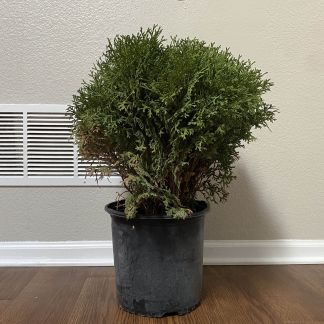
#> input picture software/computer vision/image324x324inside.jpg, 324 x 324 px
$ python -i create_outline.py   (imports and definitions only)
#> lines starting #> are read from the running program, lines starting #| are printed output that depends on the picture; after the words box and inside, x2 and y2 are one past the last pixel; in counts of white or black regions, pixels touching at a corner belong together
#> further down, picture is the input picture: PIL image 324x324 RGB; mean R, G, B 132.2, 127.3, 112.9
from PIL import Image
import colorsys
import numpy as np
import matplotlib.pyplot as plt

from matplotlib import colormaps as cm
from matplotlib.path import Path

def create_outline(img):
    # VALUES TO TWEAK: lowest & highest hue, lowest sat, contour "levels" arg

    cmap = cm.get_cmap('plasma')

    map = np.zeros((img.width, img.height))

    reference_hue = 100 # green = 120 degrees, yellow = 60 degrees in hsv

    lowest_hue = -70
    highest_hue = 70
    lowest_hue = np.deg2rad(lowest_hue)
    highest_hue = np.deg2rad(highest_hue)

    lowest_sat = .12
    lowest_val = 0 # value filtering included, but not used

    for x in range(img.width):
        for y in range(img.height):
            r, g, b = img.getpixel((x, y))
            h, s, v = colorsys.rgb_to_hsv(r,g,b)
            h = h * 360 - reference_hue # center hue values to green
            h = np.deg2rad(h)

            if(lowest_hue < h < highest_hue):
                excess_green = np.cos(h) # cos allows looping hue range with 'greeness' between -1 and 1
            else:
                excess_green = 0 # filter weak greens
            if(s < lowest_sat or v < lowest_val):
                excess_green = 0 # filter weak saturation (background)

            map[x, y] = excess_green
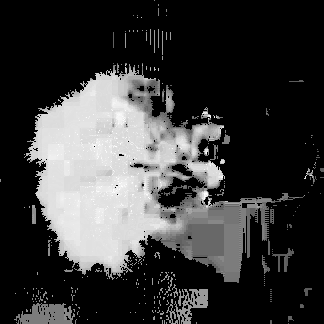
#> map: shape (324, 324) float64; min 0, max 1, mean 0.228

    # Normalize and reorient
    map = map/np.max(map)
    map = map.T
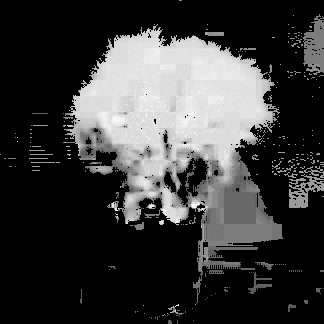
#> map: shape (324, 324) float64; min 0, max 1, mean 0.228

    # # DEBUG: HEAT MAP OF GREENESS
    # Show map
    # map_colored = (cmap(map)[:, :, :3]*255).astype(np.uint8)
    # map_img = Image.fromarray(map_colored, 'RGB')
    # map_img.show()

    # create contour "outline"
    contour = plt.contour(map, levels=[.2], origin='image') #best: levels=[.2]
    paths = contour.get_paths()
#> paths = 1 item
    path = paths[0] # each entry contains paths for each level (only one used)

    # Convert path data to numpy arrays
    points = []
    ops = []
    for vertices, code in path.iter_segments():
        points.append(vertices)
        ops.append(code)
#> this loop made 8411 passes
#> (vertices, code) on passes 1 to 3: ([182.1, 323.5], 1), ([181.5, 322.9], 2), ([180.5, 322.9], 2)
#> after the loop, ops = 8411 values, max 79 at index 730, min 1 at index 0, mean 5.72; points = 8411 pairs, first value 0.5 to 323.5, second value 0.5 to 323.5
    points = np.array(points)
    ops = np.array(ops)

    # Determine longest path (SHOULD result in plant 'outline')
    length = 0
    max_length = 0
    start_index = 0
    i = 0
    for vertices, code in path.iter_segments():

        length = length + 1

        if code == 1: # MOVETO = np.uint(1) (denotes new contour line)
            index = i

        if code == 79 or code == 1: # CLOSEPOLY = np.uint8(79) (denotes end of contour line)
            length = 0
        if length > max_length:
            max_length = length
            start_index = index

        i = i + 1
#> this loop made 8411 passes
#> (vertices, code, start_index) on passes 2, 3, 4, 5, 11, 12, 13, 14, 34, 35, 36, 37: ([181.5, 322.9], 2, 0), ([180.5, 322.9], 2, 0), ([179.5, 322.9], 2, 0), ([178.9, 323.5], 2, 0), ([320.5, 304.1], 2, 5), ([321.5, 304.1], 2, 5), ([322.5, 304.1], 2, 5), ([323.5, 304.1], 2, 5), ([317.1, 250.5], 2, 24), ([317.1, 249.5], 2, 24), ([316.5, 248.9], 2, 24), ([315.5, 248.9], 2, 24)
#> (vertices, code) on passes 1, 6, 7, 8, 9, 10: ([182.1, 323.5], 1), ([323.5, 304.9], 1), ([322.5, 304.9], 2), ([321.5, 304.9], 2), ([320.5, 304.9], 2), ([320.1, 304.5], 2)
#> after the loop, i = 8411; max_length = 2725; start_index = 736

    # Extract longest contour line and zip with corresponding codes
    outline_verts = points[start_index:start_index + max_length]
#> outline_verts = 2725 pairs, first value 62.93 to 283, second value 21.03 to 300.2
    outline_codes = ops[start_index:start_index + max_length]
#> outline_codes = 2725 values from 1 to 2
    outline_path = Path(outline_verts,outline_codes)

    # transpose image
    img = img.transpose(Image.FLIP_LEFT_RIGHT)
    img = img.transpose(Image.ROTATE_180)
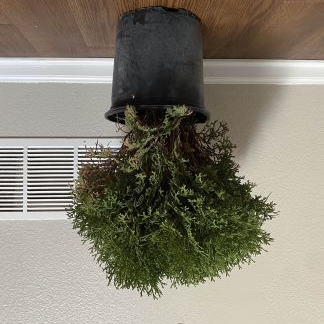
#> img: PIL image 324x324 RGB; mean R, G, B 132.2, 127.3, 112.9

    # Create black & white image of plant silhouette
    for x in range(img.width):
        for y in range(img.height):
            if outline_path.contains_point([x,y]):
                img.putpixel((x, y), (0,0,0,225))
            else:
                img.putpixel((x, y), (225,225,225,225))
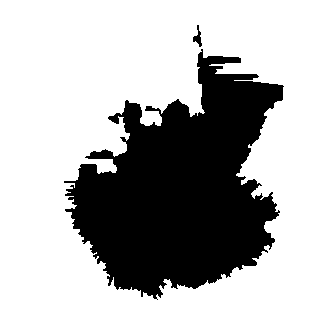
#> img: PIL image 324x324 RGB; values 0 (black) and 225 (white), 69.8% white; 2 black regions, box (x1, y1, x2, y2) and area: (64, 49, 284, 300) 31619, (193, 25, 202, 47) 86

    # de-transpose image
    img = img.transpose(Image.FLIP_LEFT_RIGHT)
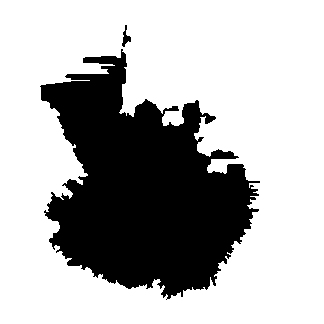
#> img: PIL image 324x324 RGB; values 0 (black) and 225 (white), 69.8% white; 2 black regions, box (x1, y1, x2, y2) and area: (40, 49, 260, 300) 31619, (122, 25, 131, 47) 86
    img = img.transpose(Image.ROTATE_180)
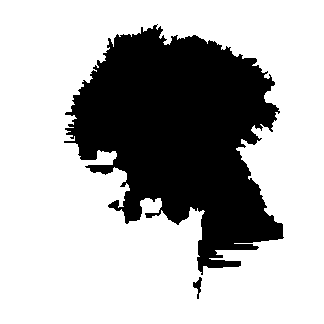
#> img: PIL image 324x324 RGB; values 0 (black) and 225 (white), 69.8% white; 2 black regions, box (x1, y1, x2, y2) and area: (64, 24, 284, 275) 31619, (193, 277, 202, 299) 86

    #img.show()

    return(img, outline_verts)

>>> from PIL import Image
>>> picture = Image.open('image324x324inside.jpg')
>>> result = create_outline(picture)
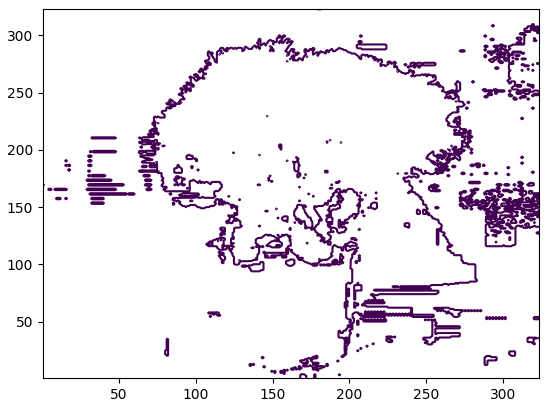
#> figure drawn by matplotlib, 1 panel
